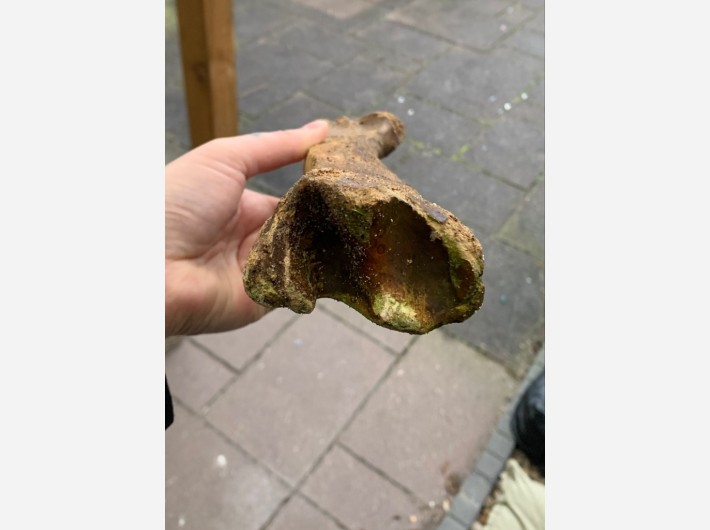
#> input picture prototype/image_quality_assessment/images/fossilCitizen.jpg, 710 x 530 px
$ python -i 3_feedback.py   (imports and definitions only)   (older library calls are emulated)
#> lines starting #> are read from the running program, lines starting #| are printed output that depends on the picture
#> further down, picture is the input picture: PIL image 710x530 RGB; mean R, G, B 191.1, 184.1, 177.3
import streamlit as st
from PIL import Image
import numpy as np
import cv2
from sklearn.cluster import KMeans
from datetime import date
import os

# [1 line not run here, left out]

# --- Session state ---
if "photos" not in st.session_state:
    st.session_state.photos = []
if "form_data" not in st.session_state:
    st.session_state.form_data = {"title": "", "date": date.today(), "location": ""}
if "current_photo" not in st.session_state:
    st.session_state.current_photo = None
if "current_metrics" not in st.session_state:
    st.session_state.current_metrics = None
if "camera_key" not in st.session_state:
    st.session_state.camera_key = 0

# --- Fossil quality analysis ---
def analyze_fossil_quality(image: Image.Image):
    img = np.array(image.convert("RGB"))
    gray = cv2.cvtColor(img, cv2.COLOR_RGB2GRAY)
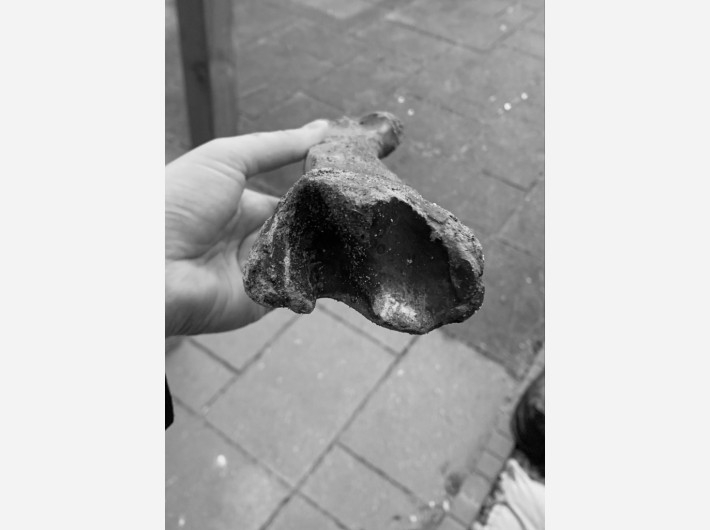
#> gray: shape (530, 710); min 0, max 249, mean 185.4
    feedback = []
    metrics = {}

    # Lighting
    dark_pct = np.mean(gray < 50)
#> dark_pct = 0.0473
    bright_pct = np.mean(gray > 220)
#> bright_pct = 0.469
    metrics['dark_pct'] = round(dark_pct*100,1)
    metrics['bright_pct'] = round(bright_pct*100,1)
    feedback.append("⚠️ Too dark" if dark_pct > 0.2 else "✅ Lighting OK")
    feedback.append("⚠️ Overexposed" if bright_pct > 0.2 else "✅ No overexposure")

    # Sharpness
    h, w = gray.shape
#> h = 530; w = 710
    patch_size = 100
    min_var = 1e9
    for y in range(0, h, patch_size):
        for x in range(0, w, patch_size):
            patch = gray[y:y+patch_size, x:x+patch_size]
            var = cv2.Laplacian(patch, cv2.CV_64F).var()
            if var < min_var:
                min_var = var
#> after the loop, min_var = 0
    metrics['min_sharpness'] = round(min_var,1)
    feedback.append("⚠️ Blurry regions" if min_var < 100 else "✅ Sharpness OK")

    # Background uniformity
    small_img = cv2.resize(img, (100,100))
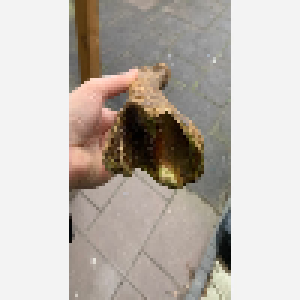
#> small_img: shape (100, 100, 3) (shown 3 times larger); mean R, G, B 190.5, 183.5, 176.7
    reshaped = small_img.reshape(-1,3)
    kmeans = KMeans(n_clusters=3, n_init=10, random_state=42)
    labels = kmeans.fit_predict(reshaped)
#> labels = 10000 values, max 2 at index 24, min 0 at index 23, mean 0.693
    counts = np.bincount(labels)
#> counts = [4152, 4767, 1081]
    dominant_pct = counts.max()/counts.sum()
#> dominant_pct = 0.477
    metrics['dominant_bg_pct'] = round(dominant_pct*100,1)
    feedback.append("⚠️ Cluttered background" if dominant_pct < 0.7 else "✅ Background OK")

    return feedback, metrics

# --- Submission fields ---
# [1 line not run here, left out]
# [1 line that did not run here, left out]
# [1 line that did not run here, left out]
# [1 line that did not run here, left out]
# [10 lines not run here, left out]

# Make camera input larger and adaptive
# [1 line that did not run here, left out]
# [67 lines not run here, left out]

>>> from PIL import Image
>>> picture = Image.open('../../prototype/image_quality_assessment/images/fossilCitizen.jpg')
>>> result = analyze_fossil_quality(picture)
